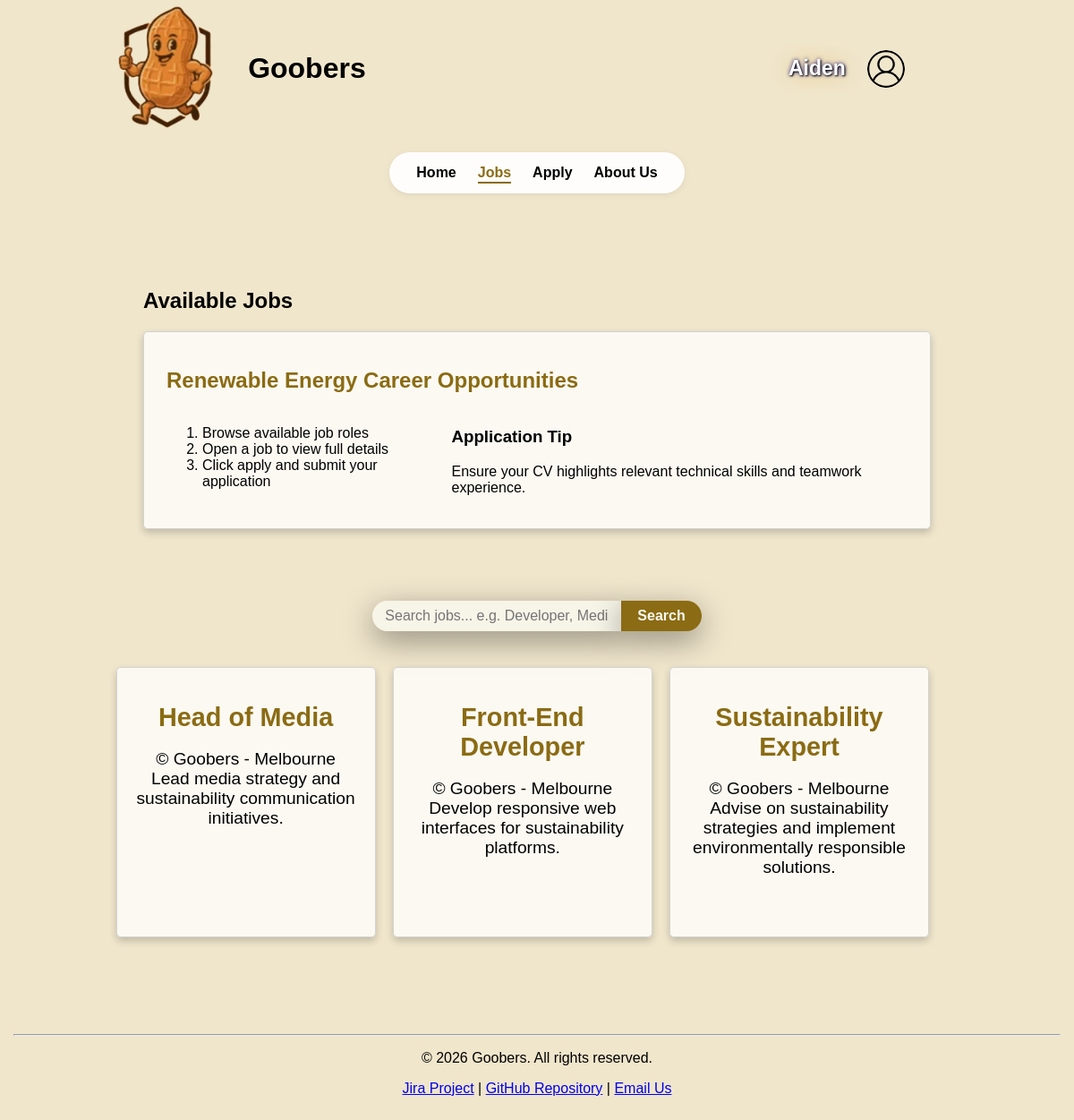
The app's page /jobs.php (signed in) with its own data.
### tables this page shows
CREATE TABLE `jobs` (
  `id` int(11) NOT NULL,
  `title` varchar(100) NOT NULL,
  `reference` varchar(10) NOT NULL,
  `location` varchar(100) NOT NULL,
  `short_description` text NOT NULL,
  `salary` int(11) DEFAULT NULL,
  `reporting_line` varchar(150) NOT NULL,
  `key_responsibilities` text NOT NULL,
  `essential_requirements` text NOT NULL,
  `preferable_requirements` text NOT NULL
);

### job_card.inc (the view, shortened to what this page needs)
<div class="job-cards">
    <div class="job-card-contents">
        <label for="<?php echo $toggle_id; ?>" class="job-card">
            <span id="span-title">
                <?php echo $title; ?>
            </span>
            <span class="location" style="display: block;">
                &copy; <?php echo $location; ?>
            </span>
            <span class="job-description" style="display: block;">
                <?php echo $short_desc; ?>
            </span>
        </label>
    </div>
</div>

### jobs.php (shortened to what this page needs)
<?php
require_once("settings.php");
?>
<?php include "header.inc" ?>
    <main>
        <section class="jobs-heading">
            <h1>Available Jobs</h1>
            <div class="jobs-heading-box">
                <h2>Renewable Energy Career Opportunities</h2>
                <div class="top-layout">
                    <ol>
                        <li>Browse available job roles</li>
                        <li>Open a job to view full details</li>
                        <li>Click apply and submit your application</li>
                    </ol>
                    <aside>
                        <h3>Application Tip</h3>
                        <p>Ensure your CV highlights relevant technical skills and teamwork experience.</p>
                    </aside>
                </div>
            </div>
        </section>
	<form method="GET"
	      action="search_result.php"
	      id="jobs-search-form"
	      aria-label="Job search">
		<div class="searchBar">
		<input
			type="text"
			id="jobs-search-input"
			name="search"
			placeholder="Search jobs... e.g. Developer, Media"
			maxlength="100"
			aria-label="Search jobs input">
		<button type="submit">
			Search
		</button>
		</div>
	</form>
        <section>
            <div class="job-cards-container">
            <?php
            $conn = mysqli_connect($host, $dbuser, $dbpass, $dbname);
            if (!$conn) {
                echo "<p>Unable to connect to the database. Please try again later.</p>";
            } else {
                $result = mysqli_query($conn, "SELECT * FROM jobs ORDER BY id ASC");
                if (!$result || mysqli_num_rows($result) === 0) {
                    echo "<p>No job listings are available at this time. Please check back soon.</p>";
                } else {
                    $job_index = 1;
                    while ($job = mysqli_fetch_assoc($result)) {
                        $toggle_id = "job" . $job_index . "-toggle";
                        $title = htmlspecialchars($job['title']);
                        $location = htmlspecialchars($job['location']);
                        $short_desc = htmlspecialchars($job['short_description']);
                        include "job_card.inc";
                        $job_index++;
                    }
                }
            }
            ?>
            </div>
        </section>
    </main>
<?php include "footer.inc" ?>

### styles/styles.css (style rules this page uses)
:root { --main-bg: #dab262; --custom-white: #faf8f2; --custom-cream: #f0e6cc; --custom-peanut:#8b6b13; --custom-peanut2:#ab8b33; --custom-peanut3:#cbab53; --custom-peanut4: #a87f14; --custom-title:#6b4b03; --custom-goober: #f0e6cc; --custom-gooberwhite: #faf8f2; --custom-goobergray: #ebeced; --custom-login: #bab262; --glass-white: rgba(250, 248, 242, 0.75); --glass-white-hover: rgba(250, 248, 242, 0.9); --border-white-soft: rgba(250, 248, 242, 0.4); --shadow-peanut-soft: rgba(139, 107, 19, 0.15); --border-peanut-soft: rgba(201, 168, 76, 0.5); --main-font: Verdana, Geneva, sans-serif; }
body { width: 100%; height: 100%; margin: 0; padding: 0; font-family: var(--main-font); font-size: 16px; background: var(--custom-cream); }
main { width: 80%; min-height: 800px; margin: 30px auto; padding: 20px; background: transparent; }
button { font-family: var(--main-font); }
.top-layout { display: flex; justify-content: space-between; align-items: flex-start; gap: 20px; }
.jobs-heading { margin: 40px; margin-bottom: 80px; }
.jobs-heading h2 { color: var(--custom-peanut); }
.jobs-heading-box { box-shadow: 0 4px 8px rgba(0,0,0,0.2); transition: 0.3s; border-radius: 5px; border: 1px solid lightgrey; background-color: rgba(255, 255, 255, 0.75); padding: 20px 25px; }
#jobs-search-form { margin: 1.5em auto; justify-content: center; margin-bottom: 30px; }
#jobs-search-input { padding: 8px 14px; border: none; border-radius: 999px 0 0 999px; background-color: var(--glass-white); font-size: 1em; outline: none; width: 250px; box-shadow: 0 10px 35px rgba(0,0,0,0.4); }
#jobs-search-form button { padding: 8px 18px; font-size: 1em; font-weight: bold; border: none; border-radius: 0 999px 999px 0; cursor: pointer; display: block; background-color: var(--custom-peanut); color: var(--custom-white); box-shadow: 0 10px 35px rgba(0,0,0,0.4); transition: 0.2s ease; }
.searchBar { display: flex; align-items: stretch; justify-content: center; gap: 0; }
.job-cards-container { display: flex; flex-wrap: wrap; border-radius: 5px; }
.job-cards { box-shadow: 0 4px 8px rgba(0,0,0,0.2); transition: 0.3s; border-radius: 5px; width: 30%; min-height: 300px; border: 1px solid lightgrey; background-color: rgba(255, 255, 255, 0.75); margin: 1%; text-align: center; }
.job-card { display: flex; flex-direction: column; width: 100%; min-height: 300px; padding: 20px; box-sizing: border-box; cursor: pointer; }
.job-card-contents { font-size: 1.2em; display: flex; width: 100%; height: 100%; }
.job-description { display: -webkit-box; -webkit-box-orient: vertical; -webkit-line-clamp: 3; overflow: hidden; text-overflow: ellipsis; }
#span-title { display: block; color: var(--custom-peanut); font-size: 1.5em; font-weight: bold; margin: 0.67em 0; }

### records on screen
jobs: title "Head of Media", location "Goobers - Melbourne", short_description "Lead media strategy and sustainability communication initiatives."
jobs: title "Front-End Developer", location "Goobers - Melbourne", short_description "Develop responsive web interfaces for sustainability platforms."
jobs: title "Sustainability Expert", location "Goobers - Melbourne", short_description "Advise on sustainability strategies and implement environmentally responsible solutions."

### other values on screen
$_SESSION['username'] "Aiden"
